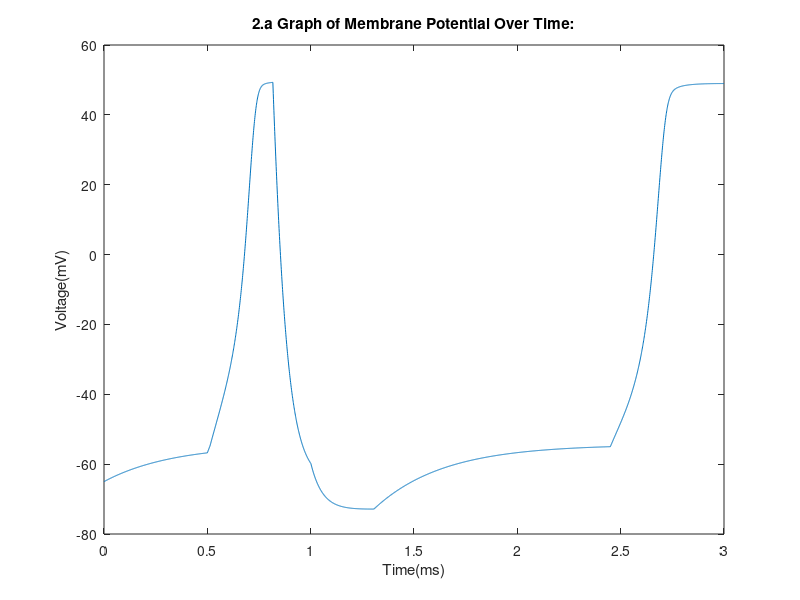
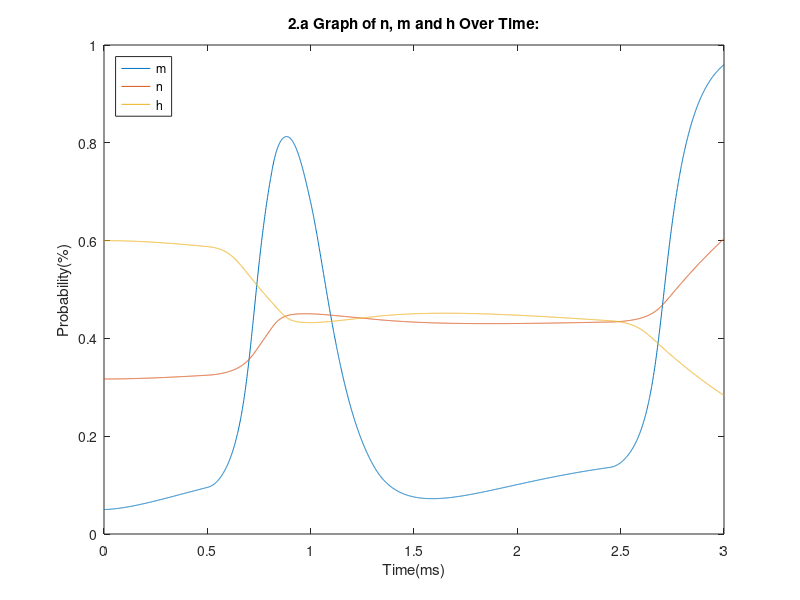

The MATLAB script that drew these images, in order:
%2.a Dakota Ewing
clearvars
%                           Loop Parameters                              %
%------------------------------------------------------------------------%
Tf = 3;  % Tf is the simulation time in ms.
dt = .001;% dt is the time step.
% steps is the total number of timesteps.
Steps = Tf/dt + 1;
% T is the array in which we hold all the time values.
T = 0:dt:Tf;

%                          Variables & Arrays                            %
%------------------------------------------------------------------------%

%(microF/cm^2) The capacitance of the membrane.
Cm = 0.1; 
%(mV) The initial activation potential of the membrane.
Vi = -65; 
%(nA) The current applied to the neuron.
Iapp = 15;
Ia = Iapp;


%(mV) The displacement from the equilibrium potential for K.
K_eq_dis = -77; 
%(mM/L) The concentration of K ions inside the mebrane.
K_conc_in = 150; 
%(mM/L) The concentration of K ions outside the mebrane.
K_conc_out = 5.5; 

%(mV) The displacement from the equilibrium potential for K.
Na_eq_dis = 50;
%(mM/L) The concentration of Na ions inside the mebrane.
Na_con_in = 15; 
%(mM/L) The concentration of Na ions outside the mebrane.
Na_conc_out = 150; 

%(mV) The displacement from the equilibrium potential for Leakage.
Leak_eq_dis = -54.4; 
%(mS/cm^2) The maximum K conductance.
K_m_cond = 36; 
%(mS/cm^2) The maximum Na conductance.
Na_m_cond = 120; 
%(mS/cm^2) The maximum Leakage conductance.
Leak_m_cond = 0.3; 


% (ms^-1)alpha n is the opening rate constant for n:
alpha_n = @(vt) (0.01*(vt + 55))/(1-exp(-1*((vt+55)/10)));
% (ms^-1)alpha m is the opening rate constant for m:
alpha_m = @(vt) (0.1*(vt + 40))/(1-exp(-1*((vt+40)/10)));
% (ms^-1)alpha h is the opening rate constant for h:
alpha_h = @(vt) 0.07*exp(-1*((vt+65)/20));
% (ms^-1)beta n is the closing rate constant for n:
beta_n = @(vt) 0.125*exp(-1*((vt+65)/80));
% (ms^-1)beta m is the closing rate constant for m:
beta_m = @(vt) 4*exp(-1*((vt+65)/18));
% (ms^-1)closing rate constant for h:
beta_h = @(vt) 1/(exp(-1*((vt+35)/10))+1);


% n is the potassium activation gating variable, initial probability of K 
% gate being open:
n_initial = 0.317;
%(ms^-1)rate of change of n over time:
dNdt = @(vt,n) alpha_n(vt) * (1 - n) - beta_n(vt) * n; 
% N is the array that holds all values of the n at a given timestep.
N(1:Steps) = 0;
N(1) = n_initial;

% m is the sodium activation gating variable, initial probability of 
% Na gate being open:
m_initial = 0.05;
% (ms^-1)rate of change of m over time:
dMdt = @(vt,m) alpha_m(vt) * (1 - m) - beta_m(vt) * m;
% M is the array that holds all values of the m at a given timestep.
M(1:Steps) = 0;
M(1) = m_initial;

% h is the sodium inactivation gating variable, initial probability of Na 
% gate being deactivated:
h_initial = 0.6;                 
% (ms^-1)rate of change of h over time:
dHdt = @(vt,h) alpha_h(vt) * (1 - h) - beta_h(vt) * h;
% H is the array that holds all values of the h at a given timestep.
H(1:Steps) = 0;
H(1) = h_initial;


%The current from the potassium pump.
Ik = @(n,vt) K_m_cond * (n^4) * (vt - K_eq_dis);
% The current caused by leaks in the membrane.
Il = @(vt) Leak_m_cond * (vt - Leak_eq_dis);
% The current from the sodium pump.
INa = @(m,h,vt) Na_m_cond * (m^3) * h * (vt - Na_eq_dis);

% The change in voltage over time for the membrane.
dVdt = @(n,m,h,vt,gk,gna,ca)(ca -gk*Ik(n,vt) -gna*INa(m,h,vt) -Il(vt))/Cm;

% V is the array that holds all values of the voltage at a given time.
V(1:Steps) = 0;
V(1) = Vi;



% The gate for the potassium pump. when 0, the K pump is off, when 1, it is
% on.
Kg = 0;
% The gate for the sodium pump. when 0, the K pump is off, when 1, it is
% on.
Nag = 0;
% The repolarization switch used to tell the simulation if the neuron is
% repolarizing. 
repolarize = 0;
% The sodium pump activation threshold.
Vna = -55;
% The potassium pump activation/sodium pump deactivation threshold.
Vk = 49.3;



%                             Simulation                                 %
%------------------------------------------------------------------------%

%loop:

%while the iterator is less than or equal to the total number of steps:
for s = 1:Steps
    
    % Applied current switch:
    if(T(s) >=0.5 && T(s) <=1)
        Ia = Iapp;
    else
        Ia = 0;
    end
    
    %RK4:
    n1 = dNdt(V(s), N(s))*dt;
    m1 = dMdt(V(s), M(s))*dt;
    h1 = dHdt(V(s), H(s))*dt;
    v1 = dVdt(N(s), M(s), H(s), V(s), Kg, Nag, Ia)*dt;
    
    n2 = dNdt(V(s)+v1/2, N(s)+n1/2)*dt;
    m2 = dMdt(V(s)+v1/2, M(s)+m1/2)*dt;
    h2 = dHdt(V(s)+v1/2, H(s)+h1/2)*dt;
    v2 = dVdt(N(s)+n1/2, M(s)+m1/2, H(s)+h1/2, V(s)+v1/2, Kg, Nag, Ia)*dt;
    
    n3 = dNdt(V(s)+v2/2, N(s)+n2/2)*dt;
    m3 = dMdt(V(s)+v2/2, M(s)+m2/2)*dt;
    h3 = dHdt(V(s)+v2/2, H(s)+h2/2)*dt;
    v3 = dVdt(N(s)+n2/2, M(s)+m2/2, H(s)+h2/2, V(s)+v2/2, Kg, Nag, Ia)*dt;
    
    n4 = dNdt(V(s)+v3, N(s)+n3)*dt;
    m4 = dMdt(V(s)+v3, M(s)+m3)*dt;
    h4 = dHdt(V(s)+v3, H(s)+h3)*dt;
    v4 = dVdt(N(s)+n3, M(s)+m3, H(s)+h3, V(s)+v3, Kg, Nag, Ia)*dt;
    
    N(s + 1) = N(s) +(n1 + 2*n2 + 2*n3 + n4)/6;
    M(s + 1) = M(s) +(m1 + 2*m2 + 2*m3 + m4)/6;
    H(s + 1) = H(s) +(h1 + 2*h2 + 2*h3 + h4)/6;
    V(s + 1) = V(s) +(v1 + 2*v2 + 2*v3 + v4)/6;
    
    
    % Gating channel switches:
    if(V(s)>=Vna && V(s)<=Vk && ~repolarize)
        Kg = 0;
        Nag = 1;
        repolarize = 0;
    elseif(V(s)>=Vk && ~repolarize)
        Kg = 1;
        Nag = 0;
        repolarize = 1;
    elseif((V(s+1)>V(s)) && repolarize)
        Kg = 0;
        Nag = 0;
        repolarize = 0;
    elseif(repolarize)
        Kg = 1;
        Nag = 0;
        repolarize = 1;
    end
   
end


%                               Plots                                    %
%------------------------------------------------------------------------%

plot(T(1:Steps), V(1:Steps))
title('2.a Graph of Membrane Potential Over Time:')
xlabel('Time(ms)') 
ylabel('Voltage(mV)') 
figure;


plot(T(1:Steps), M(1:Steps));
hold on;
plot(T(1:Steps), N(1:Steps));
hold on;
plot(T(1:Steps), H(1:Steps));
title('2.a Graph of n, m and h Over Time:')
xlabel('Time(ms)') 
ylabel('Probability(%)') 
legend('m','n','h','Location','northwest')
